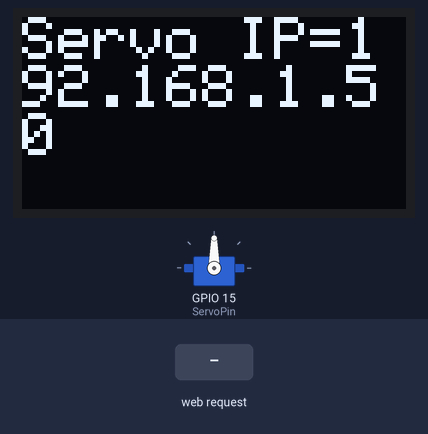
Simulated run of this sketch. Board: ESP8266 (NodeMCU). On the bench: servo, 128×64 one-colour display. Inputs (shaded band) come from the test bench. WiFi joins after 1.5 s; servers stay silent unless stated; what the sketch prints to the serial monitor is not drawn.

Above: at 5.2 s.
5.3 s: HTTP request GET /slider received
Timing chart, 0 to 8.3 s (numbered marks = the images above; inputs shaded):
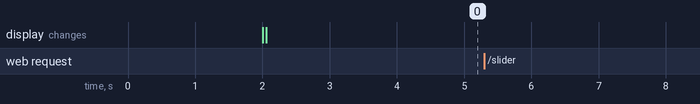

The sketch:

ESP8266_WS_STA_One_Servo_Oled_Slider.ino
```cpp
/*servo on GPIO 15=D9
 * Oled
 * board Node MCU ESP8266
 * prin server local STA Mode
*/


#include <Servo.h>
Servo Servo1;
static const int ServoPin = 15;

#include <ESP8266WiFi.h>
#include <ESPAsyncTCP.h>
#include <ESPAsyncWebServer.h>

// Replace with your network credentials
const char* ssid = "nume router";
const char* password = "password";

String Sval = "15";

const char* INPUT_PARAMETER = "value";

// Instatiate the AsyncWebServer object on port 80
AsyncWebServer webServer(80);
//activare Oled
#include <Adafruit_SSD1306.h>
#include <Adafruit_GFX.h>
#define OLED_ADDR   0x3C
Adafruit_SSD1306 display(-1);

// pagina web HTML
const char htmlCode[] PROGMEM = R"rawliteral(
<!DOCTYPE HTML><html>
<head>
  <!  define meta data >
  <meta name="viewport" content="width=device-width, initial-scale=1">
  <! define the style CSS of your page >
  <style>
    html {font-family: Arial; display: inline-block; text-align: center;}
    h1 {font-size: 2.1rem;}
    h2 {font-size: 2.1rem;}
    p {font-size: 1.9rem;}
    body {max-width: 400px; margin:0px auto; padding-bottom: 30px;}
    .slider { -webkit-appearance: none; margin: 14px; width: 300px; height: 15px; border-radius: 5px; background: magenta; outline: none; -webkit-transition: .2s; transition: opacity .2s;}
    .slider::-webkit-slider-thumb {-webkit-appearance: none; appearance: none; width: 25px; height: 25px; border-radius: 12px; background: green ; cursor: pointer;}
    .slider::-moz-range-thumb { width: 25px; height: 25px; border-radius: 12px; background: #F74D4D; cursor: pointer; }
  </style>
</head>
<body>

  <h2>ESP8266 WsServo</h2>
  <! Displays the value of the slider >
  <p><span id="textSliderValue">%SLIDERVALUE%</span> &#37</p>
  <! displays the range of the slider 0 - 180 in steps of 1 >
  <p><input type="range" onchange="updateSliderPWM(this)" id="pwmSlider" min="0" max="180" value="%SLIDERVALUE%" step="1" class="slider"></p>
<script>
function updateSliderPWM(element) {
  var Sval = document.getElementById("pwmSlider").value;
  document.getElementById("textSliderValue").innerHTML = Sval;
  console.log(Sval);
  var httpRequest = new XMLHttpRequest();
  httpRequest.open("GET", "/slider?value="+Sval, true);
  httpRequest.send();
}
</script>
</body>
</html>
)rawliteral";

String updateButton(const String& var){
  if (var == "SLIDERVALUE"){
    return Sval;
  }
  return String();
}

void setup(){
  Serial.begin(115200);
  Servo1.attach(ServoPin);

  WiFi.begin(ssid, password);
  while (WiFi.status() != WL_CONNECTED) {
    delay(1000);
    Serial.println("Connecting to WiFi");
  }

  // Print ESP Local IP Address
  Serial.println(WiFi.localIP());

  webServer.on("/", HTTP_GET, [](AsyncWebServerRequest *request){
    request->send_P(200, "text/html", htmlCode, updateButton);
  });


  webServer.on("/slider", HTTP_GET, [] (AsyncWebServerRequest *request) {
    String inputMessage;
    if (request->hasParam(INPUT_PARAMETER)) {
      inputMessage = request->getParam(INPUT_PARAMETER)->value();
      Sval = inputMessage;

Servo1.write(Sval.toInt());

  display.clearDisplay();
  display.setTextSize(2);
  display.setTextColor(WHITE);
  display.setCursor(0,0);
  display.print("Servo pos=");
  display.print(Sval);
  display.display();
    }
    else {
      inputMessage = "No message sent";
    }
    Serial.println(inputMessage);
    request->send(200, "text/plain", "OK");
  });

  webServer.begin();
  display.begin(SSD1306_SWITCHCAPVCC, OLED_ADDR);
  display.clearDisplay();
  display.setTextSize(2);
  display.setTextColor(WHITE);
  display.setCursor(0,0);
  display.print("Servo IP=");
  display.print(WiFi.localIP());
  display.display();
  delay(2000);
}

void loop() {

}
```

Measured:
- after the input at 5.3 s, every drawn part: stays the same
